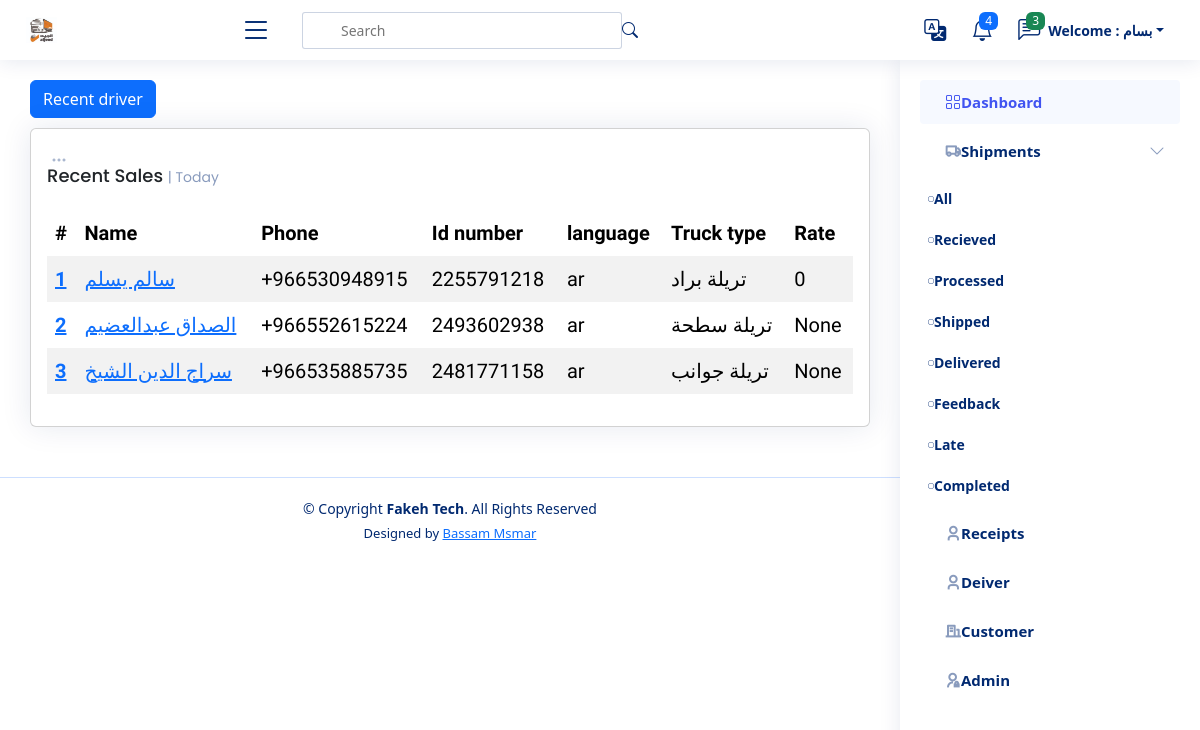
The app's page /driver/ (signed in) with its own data.
### settings/models.py (models this page shows, shortened)
class Company(models.Model):
    name = models.CharField(_("Company Name"), max_length=100)
    logo = models.ImageField(_("Company Logo"), upload_to='company')
    cover = models.ImageField(_("Company Cover"), upload_to='company', null=True, blank=True)
    subtitle = models.TextField(_("Subtitle"), max_length=500)
    facebool_link = models.URLField(_("Facebool_link"), max_length=200, null=True, blank=True)
    twitter_link = models.URLField(_("Twitter_link"), max_length=200, null=True, blank=True)
    youtube_link = models.URLField(_("Youtube_link"), max_length=200, null=True, blank=True)
    phone = models.IntegerField(_("Company Phone"), null=True, blank=True)
    email = models.EmailField(_("Company Email"), max_length=500, null=True, blank=True)
    address = models.TextField(_("Company Address"), max_length=500, null=True, blank=True)
    android_app = models.URLField(_("Android app"), max_length=200, null=True, blank=True)
    ios_app = models.URLField(_("ios app"), max_length=200, null=True, blank=True)
    call_us = models.IntegerField(_("call us"), null=True, blank=True)
    email_us = models.EmailField(_("email us"), max_length=100, null=True, blank=True)

### drivers/models.py (models this page shows, shortened)
class Driver(models.Model):
    name = models.CharField(_("Driver Name"), max_length=120)
    phone = models.CharField(_("Driver Phone"), max_length=120)
    id_number = models.CharField(_("Driver Id Number"), max_length=10, null=True, blank=True)
    language = models.CharField(_("Driver Language"),  max_length=120, choices=LANGUAHE, null=True, blank=True)
    truck_type =models.CharField(_("Truck Type"), max_length=120, choices=TRUCK_TYPE, null=True, blank=True)
    rate = models.IntegerField(_("Rate"), null=True, blank=True)

### drivers/views.py (the view)
# urls.py: path('', DriverList.as_view(), name='driver_list'),
class DriverList(ListView):
    model = Driver

### templates/drivers/driver_list.html (shortened to what this page needs)
{% extends 'base.html' %}
{% load static %}
{% load i18n %}
{% block body %}
<main id="main" class="main">
    <div class="pagetitle">
        <a href="{% url 'driver_create' %}"><button type="button" class="btn btn-primary">{% translate "Recent driver" %}</button></a>
      </div>
    <section class="section dashboard">
        <div class="row">
            <div class="col-lg-12">
                <div class="row">
                    <div class="col-12">
                        <div class="card recent-sales overflow-auto">
                            <div class="filter">
                                <a class="icon" href="#" data-bs-toggle="dropdown"><i class="bi bi-three-dots"></i></a>
                            </div>
                            <div class="card-body">
                                <h5 class="card-title">Recent Sales <span>| Today</span></h5>
                                <table class="table table-borderless datatable table-striped table-hover">
                                    <thead>
                                        <tr>
                                            <th scope="col">#</th>
                                            <th scope="col">Name</th>
                                            <th scope="col">Phone</th>
                                            <th scope="col">Id number</th>
                                            <th scope="col">language</th>
                                            <th scope="col">Truck type</th>
                                            <th scope="col">Rate</th>
                                        </tr>
                                    </thead>
                                    <tbody>
                                        {% for driver in driver_list %}
                                        <tr>
                                            <th scope="row"><a href="#">{{ driver.id }}</a></th>
                                            <td><a href="#">{{ driver.name }}</a></td>
                                            <td>{{ driver.phone}}</td>
                                            <td>{{ driver.id_number }}</td>
                                            <td>{{ driver.language }} </td>
                                            <td>{{ driver.truck_type }}</td>
                                            <td>{{ driver.rate}}</td>
                                        </tr>
                                        {% endfor %}
                                    </tbody>
                                </table>
                            </div>
                        </div>
                    </div>
                </div>
            </div>
        </div>
    </section>
</main>
{% endblock %}

### templates/base.html (shortened to what this page needs)
{% load static %}
{% load i18n %}
{% get_current_language as LANGUAGE_CODE %}
<!DOCTYPE html>
<html lang="en"  {% if LANGUAGE_CODE == 'ar' %} dir="rtl" {% endif %} >
<head>
  <link rel="stylesheet" href="{% static 'style.css' %} ">
  {% if LANGUAGE_CODE == 'en' %}
    <link href="{% static 'en/vendor/bootstrap/css/bootstrap.min.css' %} " rel="stylesheet">
    <link href="{% static 'en/vendor/bootstrap-icons/bootstrap-icons.css' %} " rel="stylesheet">
    <link href="{% static 'en/vendor/boxicons/css/boxicons.min.css' %} " rel="stylesheet">
    <link href="{% static 'en/vendor/quill/quill.snow.css' %} " rel="stylesheet">
    <link href="{% static 'en/vendor/quill/quill.bubble.css' %} " rel="stylesheet">
    <link href="{% static 'en/vendor/remixicon/remixicon.css' %} " rel="stylesheet">
    <link href="{% static 'en/vendor/simple-datatables/style.css' %} " rel="stylesheet">
  {% endif %}
</head>
<body>
  {% if request.user.is_authenticated %}
  <header id="header" class="header fixed-top d-flex align-items-center">
    <div class="d-flex align-items-center justify-content-between">
      <a href="/" class="logo d-flex align-items-center">
        <img src="{{ company_data.logo.url }} " alt="ألجيد">
      </a>
      <i class="bi bi-list toggle-sidebar-btn"></i>
    </div>
    <div class="search-bar">
      <form class="search-form d-flex align-items-center" method="POST" action="#">
        <input type="text" name="query" placeholder="Search" title="Enter search keyword">
        <button type="submit" title="Search"><i class="bi bi-search"></i></button>
      </form>
    </div>
    <nav class="header-nav ms-auto">
      <ul class="d-flex align-items-center">
        <li class="nav-item dropdown">
          <a class="nav-link nav-icon" href="#" data-bs-toggle="dropdown">
            <i class="bi bi-translate"></i>
          </a>
                {% get_current_language as LANGUAGE_CODE %}
                {% get_available_languages as LANGUAGES %}
                {% get_language_info_list for LANGUAGES as languages %}
        </li>
        <li class="nav-item dropdown">
          <a class="nav-link nav-icon" href="#" data-bs-toggle="dropdown">
            <i class="bi bi-bell"></i>
            <span class="badge bg-primary badge-number">4</span>
          </a>
        </li>
        <li class="nav-item dropdown">
          <a class="nav-link nav-icon" href="#" data-bs-toggle="dropdown">
            <i class="bi bi-chat-left-text"></i>
            <span class="badge bg-success badge-number">3</span>
          </a>
        </li>
        {% if request.user.is_authenticated %}
        <li class="nav-item dropdown pe-3">
          <a class="nav-link nav-profile d-flex align-items-center pe-0" href="#" data-bs-toggle="dropdown">
            <span class="d-none d-md-block dropdown-toggle ps-2">{% translate "Welcome" %} : {{ request.user.first_name }}</span>
          </a>
        </li>
        {% else %}
        <button type="button" class="btn btn-primary mx-3"><a href="{% url 'login' %}" class="nav-link">Login</a></button>
        {% endif %}
      </ul>
    </nav>
  </header>
  <aside id="sidebar" class="sidebar">
    <ul class="sidebar-nav" id="sidebar-nav">
      <li class="nav-item">
        <a class="nav-link " href="/">
          <i class="bi bi-grid"></i>
          <span>{% translate "Dashboard" %}</span>
        </a>
      </li>
         <li class="nav-item">
        <a class="nav-link collapsed" data-bs-target="#forms-nav" data-bs-toggle="collapse" href="/shipment">
          <i class="ri-truck-line"></i><span>{% translate "Shipments" %}</span><i class="bi bi-chevron-down ms-auto"></i>
        </a>
        <ul id="forms-nav" class="nav-content" data-bs-parent="#sidebar-nav">
          <li>
            <a href="{% url 'shipment_list' status='All' %}">
              <i class="bi bi-circle"></i><span>{% translate "All" %}</span>
            </a>
          </li>
          <li>
            <a href="{% url 'shipment_list' status='Recieved' %}">
              <i class="bi bi-circle"></i><span>{% translate "Recieved" %}</span>
            </a>
          </li>
          <li>
            <a href="{% url 'shipment_list' status='Processed' %}">
              <i class="bi bi-circle"></i><span>{% translate "Processed" %}</span>
            </a>
          </li>
          <li>
            <a href="{% url 'shipment_list' status='Shipped' %}">
              <i class="bi bi-circle"></i><span>{% translate "Shipped" %}</span>
            </a>
          </li>
          <li>
            <a href="{% url 'shipment_list' status='Delivered' %}">
              <i class="bi bi-circle"></i><span>{% translate "Delivered" %} </span>
            </a>
          </li>
          <li>
            <a href="{% url 'shipment_list' status='Feedback' %}">
              <i class="bi bi-circle"></i><span>{% translate "Feedback" %}</span>
            </a>
          </li>
          <li>
            <a href="{% url 'shipment_list' status='Late' %}">
              <i class="bi bi-circle"></i><span>{% translate "Late" %}</span>
            </a>
          </li>
          <li>
            <a href="{% url 'shipment_list' status='Completed' %}">
              <i class="bi bi-circle"></i><span>{% translate "Completed" %}</span>
            </a>
          </li>
        </ul>
      </li>
      <li class="nav-item">
        <a class="nav-link collapsed" href="/receipt">
          <i class="ri-user-3-line"></i>
          <span>{% translate "Receipts" %}</span>
        </a>
      </li>
      <li class="nav-item">
        <a class="nav-link collapsed" href="/driver">
          <i class="ri-user-3-line"></i>
          <span>{% translate "Deiver" %}</span>
        </a>
      </li>
      {% if request.user.is_authenticated and request.user.is_superuser %}
      <li class="nav-item">
        <a class="nav-link collapsed" href="/customer">
          <i class="ri-building-line"></i>
          <span>{% translate "Customer" %}</span>
        </a>
      </li>
      <li class="nav-item">
        <a class="nav-link collapsed" href="/admin">
          <i class="ri-admin-line"></i>
          <span>{% translate "Admin" %}</span>
        </a>
      </li>
      {% endif %}
    </ul>
  </aside>
  {% endif %}
  {% block body %}
  {% endblock %}
  {% if request.user.is_authenticated %}
  <footer id="footer" class="footer">
    <div class="copyright">
      &copy; Copyright <strong><span>Fakeh Tech</span></strong>. All Rights Reserved
    </div>
    <div class="credits">
      Designed by <a href="">Bassam Msmar</a>
    </div>
  </footer>
  {% endif %}
</body>
</html>

### static/style.css (style rules this page uses)
:root { scroll-behavior: smooth; }
body { font-family: "Open Sans", sans-serif; background: #f6f9ff; color: #444444; }
a { color: #4154f1; text-decoration: none; }
h1, h2, h3, h4, h5, h6 { font-family: "Nunito", sans-serif; }
#main { margin-top: 60px; padding: 20px 30px; transition: all 0.3s; }
.pagetitle { margin-bottom: 10px; }
.card { margin-bottom: 30px; border: none; border-radius: 5px; box-shadow: 0px 0 30px rgba(1, 41, 112, 0.1); }
.card-title { padding: 20px 0 15px 0; font-size: 18px; font-weight: 500; color: #012970; font-family: "Poppins", sans-serif; }
.card-title span { color: #899bbd; font-size: 14px; font-weight: 400; }
.card-body { padding: 0 20px 20px 20px; }
.logo { line-height: 1; }
@media (min-width: 1200px) { .logo { width: 280px; } }
.logo img { max-height: 26px; margin-left: 6px; }
.header { transition: all 0.5s; z-index: 997; height: 60px; box-shadow: 0px 2px 20px rgba(1, 41, 112, 0.1); background-color: #fff; padding-right: 20px; }
.header .toggle-sidebar-btn { font-size: 32px; padding-right: 10px; cursor: pointer; color: #012970; }
.header .search-bar { min-width: 360px; padding: 0 20px; }
.header .search-form { width: 100%; }
.header .search-form input { border: 0; font-size: 14px; color: #012970; border: 1px solid rgba(1, 41, 112, 0.2); padding: 7px 8px 7px 38px; border-radius: 3px; transition: 0.3s; width: 100%; }
.header .search-form button { border: 0; padding: 0; margin-right: -30px; background: none; }
.header .search-form button i { color: #012970; }
.header-nav ul { list-style: none; }
.header-nav > ul { margin: 0; padding: 0; }
.header-nav .nav-icon { font-size: 22px; color: #012970; margin-left: 25px; position: relative; }
.header-nav .nav-profile { color: #012970; }
.header-nav .nav-profile span { font-size: 14px; font-weight: 600; }
.header-nav .badge-number { position: absolute; inset: -2px -5px auto auto; font-weight: normal; font-size: 12px; padding: 3px 6px; }
.sidebar { position: fixed; top: 60px; right: 0; bottom: 0; width: 300px; z-index: 996; transition: all 0.3s; padding: 20px; overflow-y: auto; scrollbar-width: thin; scrollbar-color: #aab7cf transparent; box-shadow: 0px 0px 20px rgba(1, 41, 112, 0.1); background-color: #fff; }
@media (min-width: 1200px) { #main, #footer { margin-right: 300px; } }
.sidebar-nav { padding: 0; margin: 0; list-style: none; }
.sidebar-nav li { padding: 0; margin: 0; list-style: none; }
.sidebar-nav .nav-item { margin-bottom: 5px; }
.sidebar-nav .nav-link { display: flex; align-items: center; font-size: 15px; font-weight: 600; color: #4154f1; transition: 0.3; background: #f6f9ff; padding: 10px 15px; border-radius: 4px; }
.sidebar-nav .nav-link i { font-size: 16px; margin-left: 10px; color: #4154f1; }
.sidebar-nav .nav-link.collapsed { color: #012970; background: #fff; }
.sidebar-nav .nav-link.collapsed i { color: #899bbd; }
.sidebar-nav .nav-link .bi-chevron-down { margin-left: 0; transition: transform 0.2s ease-in-out; }
.sidebar-nav .nav-content { padding: 5px 0 0 0; margin: 0; list-style: none; }
.sidebar-nav .nav-content a { display: flex; align-items: center; font-size: 14px; font-weight: 600; color: #012970; transition: 0.3; padding: 10px 40px 10px 0; transition: 0.3s; text-decoration-line: none; }
.sidebar-nav .nav-content a i { font-size: 6px; margin-left: 8px; line-height: 0; border-radius: 50%; text-decoration-line: none; }
.dashboard .filter { position: absolute; left: 0px; top: 15px; }
.dashboard .filter .icon { color: #aab7cf; padding-left: 20px; padding-bottom: 5px; transition: 0.3s; font-size: 16px; }
.dashboard .recent-sales { font-size: 20px; font-family: "Tajawal", sans-serif; }
.dashboard .recent-sales .table thead { background: #f6f6fe; }
.dashboard .recent-sales .table thead th { border: 0; }
.footer { padding: 20px 0; font-size: 14px; transition: all 0.3s; border-top: 1px solid #cddfff; }
.footer .copyright { text-align: center; color: #012970; }
.footer .credits { padding-top: 5px; text-align: center; font-size: 13px; color: #012970; }
.logo { max-width: 200px; margin: 20px; float: left; display: block; }

### records on screen
Company: logo (picture)
Driver: id "1", name "سالم يسلم", phone "+966530948915", id_number "2255791218", language "ar", truck_type "تريلة براد", rate "0"
Driver: id "2", name "الصداق عبدالعضيم", phone "+966552615224", id_number "2493602938", language "ar", truck_type "تريلة سطحة", rate "None"
Driver: id "3", name "سراج الدين الشيخ", phone "+966535885735", id_number "2481771158", language "ar", truck_type "تريلة جوانب", rate "None"

### other values on screen
{{ request.user.first_name }} "بسام"
